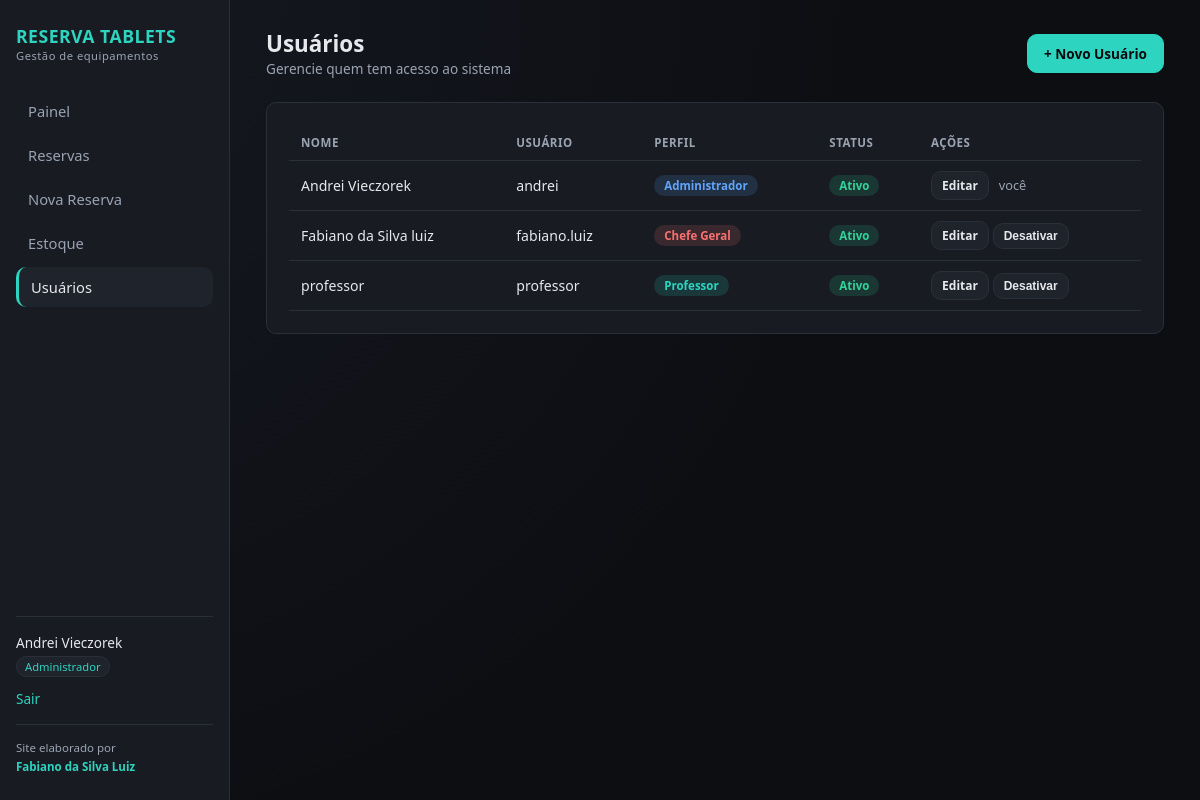
Screenshot of /usuarios (signed in) with the database file from the repository.
### app.py (models this page shows, shortened)
class User(UserMixin, db.Model):
    __tablename__ = "users"
    id = db.Column(db.Integer, primary_key=True)
    nome = db.Column(db.String(120), nullable=False)
    username = db.Column(db.String(80), unique=True, nullable=False)
    senha_hash = db.Column(db.String(255), nullable=False)
    role = db.Column(db.String(20), nullable=False, default="professor")
    ativo = db.Column(db.Boolean, default=True)
    criado_em = db.Column(db.DateTime, default=datetime.utcnow)
    reservas = db.relationship("Reserva", backref="professor", lazy=True)
    @property
    def label_role(self):
        return ROLE_LABELS.get(self.role, self.role)

### app.py (the view)
@app.route("/usuarios")
@login_required
@roles_required("chefe_geral", "admin")
def listar_usuarios():
    usuarios = User.query.order_by(User.nome).all()
    return render_template("usuarios_lista.html", usuarios=usuarios)

### app.py (called while the page is built)
@login_manager.user_loader
def load_user(user_id):
    return User.query.get(int(user_id))

def roles_required(*roles):
    def decorator(f):
        @wraps(f)
        def wrapped(*args, **kwargs):
            if not current_user.is_authenticated:
                return login_manager.unauthorized()
            if current_user.role not in roles:
                flash("Você não tem permissão para acessar essa página.", "danger")
                return redirect(url_for("dashboard"))
            return f(*args, **kwargs)
        return wrapped
    return decorator

### templates/usuarios_lista.html (shortened to what this page needs)
{% extends "base.html" %}
{% block content %}
<div class="topbar">
  <div>
    <h1>Usuários</h1>
    <div class="subtitle">Gerencie quem tem acesso ao sistema</div>
  </div>
  <a href="{{ url_for('novo_usuario') }}" class="btn btn-primary">+ Novo Usuário</a>
</div>
<div class="panel">
  <table>
    <thead>
      <tr><th>Nome</th><th>Usuário</th><th>Perfil</th><th>Status</th><th>Ações</th></tr>
    </thead>
    <tbody>
      {% for u in usuarios %}
      <tr>
        <td>{{ u.nome }}</td>
        <td>{{ u.username }}</td>
        <td><span class="badge badge-role-{{ u.role }}">{{ u.label_role }}</span></td>
        <td>{% if u.ativo %}<span class="badge badge-devolvido">Ativo</span>{% else %}<span class="badge badge-cancelado">Inativo</span>{% endif %}</td>
        <td>
          {% if u.id != current_user.id %}
          <a href="{{ url_for('editar_usuario', user_id=u.id) }}" class="btn btn-sm">Editar</a>
          <form class="inline" method="POST" action="{{ url_for('alternar_usuario', user_id=u.id) }}">
            <button class="btn btn-sm" type="submit">{{ 'Desativar' if u.ativo else 'Ativar' }}</button>
          </form>
          {% else %}
          <a href="{{ url_for('editar_usuario', user_id=u.id) }}" class="btn btn-sm">Editar</a>
          <span style="color:var(--text-muted);font-size:0.8rem;margin-left:6px;">você</span>
          {% endif %}
        </td>
      </tr>
      {% endfor %}
    </tbody>
  </table>
</div>
{% endblock %}

### templates/base.html (shortened to what this page needs)
<!DOCTYPE html>
<html lang="pt-br">
<head>
  <link rel="stylesheet" href="{{ url_for('static', filename='css/style.css') }}">
</head>
<body>
  {% if current_user.is_authenticated %}
  <div class="layout">
    <aside class="sidebar">
      <div class="brand">RESERVA TABLETS<small>Gestão de equipamentos</small></div>
      <nav>
        <a href="{{ url_for('dashboard') }}" class="{% if request.endpoint == 'dashboard' %}active{% endif %}">Painel</a>
        <a href="{{ url_for('listar_reservas') }}" class="{% if request.endpoint == 'listar_reservas' %}active{% endif %}">Reservas</a>
        <a href="{{ url_for('nova_reserva') }}" class="{% if request.endpoint == 'nova_reserva' %}active{% endif %}">Nova Reserva</a>
        {% if current_user.role in ['chefe_geral', 'admin'] %}
        <a href="{{ url_for('estoque_view') }}" class="{% if request.endpoint == 'estoque_view' %}active{% endif %}">Estoque</a>
        <a href="{{ url_for('listar_usuarios') }}" class="{% if request.endpoint in ['listar_usuarios','novo_usuario'] %}active{% endif %}">Usuários</a>
        {% endif %}
      </nav>
      <div class="user-box">
        <div>{{ current_user.nome }}</div>
        <span class="role-badge">{{ current_user.label_role }}</span>
        <div style="margin-top:12px;">
          <a href="{{ url_for('logout') }}">Sair</a>
        </div>
      </div>
      <div class="sidebar-footer">Site elaborado por<br><strong>Fabiano da Silva Luiz</strong></div>
    </aside>
    <main class="main">
      {% block content %}{% endblock %}
    </main>
  </div>
  {% endif %}
</body>
</html>

### static/css/style.css (style rules this page uses)
:root { --bg: #0f1115; --bg-card: #181b22; --bg-card-alt: #1f232c; --border: #2a2f3a; --text: #e6e8ec; --text-muted: #9aa3b2; --accent: #2dd4bf; --accent-dark: #14b8a6; --danger: #f87171; --warning: #fbbf24; --success: #34d399; --info: #60a5fa; --radius: 10px; }
* { box-sizing: border-box; }
body { margin: 0; font-family: "Segoe UI", Arial, sans-serif; background: radial-gradient(circle at top left, #161922 0%, #0c0e12 60%); color: var(--text); min-height: 100vh; }
a { color: var(--accent); text-decoration: none; }
.layout { display: flex; min-height: 100vh; }
.sidebar { width: 230px; background: var(--bg-card); border-right: 1px solid var(--border); padding: 24px 16px; display: flex; flex-direction: column; }
.sidebar .brand { font-size: 1.1rem; font-weight: 700; letter-spacing: 0.5px; color: var(--accent); margin-bottom: 4px; }
.sidebar .brand small { display: block; color: var(--text-muted); font-weight: 400; font-size: 0.7rem; }
.sidebar nav { margin-top: 24px; flex: 1; }
.sidebar nav a { display: block; padding: 10px 12px; border-radius: var(--radius); color: var(--text-muted); font-size: 0.92rem; margin-bottom: 4px; }
.sidebar nav a:hover, .sidebar nav a.active { background: var(--bg-card-alt); color: var(--text); border-left: 3px solid var(--accent); }
.sidebar .user-box { border-top: 1px solid var(--border); padding-top: 16px; font-size: 0.85rem; }
.sidebar .user-box .role-badge { display: inline-block; margin-top: 4px; padding: 2px 8px; font-size: 0.7rem; border-radius: 999px; background: var(--bg-card-alt); color: var(--accent); border: 1px solid var(--border); }
.main { flex: 1; padding: 28px 36px; }
.topbar { display: flex; justify-content: space-between; align-items: center; margin-bottom: 24px; }
.topbar h1 { font-size: 1.4rem; margin: 0; }
.topbar .subtitle { color: var(--text-muted); font-size: 0.85rem; }
.panel { background: var(--bg-card); border: 1px solid var(--border); border-radius: var(--radius); padding: 22px; margin-bottom: 24px; }
table { width: 100%; border-collapse: collapse; font-size: 0.88rem; }
th, td { text-align: left; padding: 10px 12px; border-bottom: 1px solid var(--border); }
th { color: var(--text-muted); font-weight: 600; text-transform: uppercase; font-size: 0.72rem; letter-spacing: 0.5px; }
.badge { padding: 3px 10px; border-radius: 999px; font-size: 0.72rem; font-weight: 600; display: inline-block; }
.badge-devolvido { background: rgba(52,211,153,0.15); color: var(--success); }
.badge-role-chefe_geral { background: rgba(248,113,113,0.15); color: var(--danger); }
.badge-role-admin { background: rgba(96,165,250,0.15); color: var(--info); }
.badge-role-professor { background: rgba(45,212,191,0.15); color: var(--accent); }
.btn { display: inline-block; padding: 9px 16px; border-radius: var(--radius); border: 1px solid var(--border); background: var(--bg-card-alt); color: var(--text); cursor: pointer; font-size: 0.85rem; font-weight: 600; }
.btn-primary { background: var(--accent); color: #0a0c0f; border-color: var(--accent); }
.btn-sm { padding: 5px 10px; font-size: 0.75rem; }
form.inline { display: inline; }
.sidebar-footer { margin-top: 16px; padding-top: 14px; border-top: 1px solid var(--border); font-size: 0.72rem; color: var(--text-muted); line-height: 1.6; }
.sidebar-footer strong { color: var(--accent); font-weight: 600; }

### rows the page displays
User: nome "Andrei Vieczorek", label_role "Administrador", username "andrei", ativo "Ativo"
User: nome "Fabiano da Silva luiz", username "fabiano.luiz", label_role "Chefe Geral", shows "Ativo", ativo "Desativar"
User: nome "professor", username "professor", label_role "Professor", shows "Ativo", ativo "Desativar"
